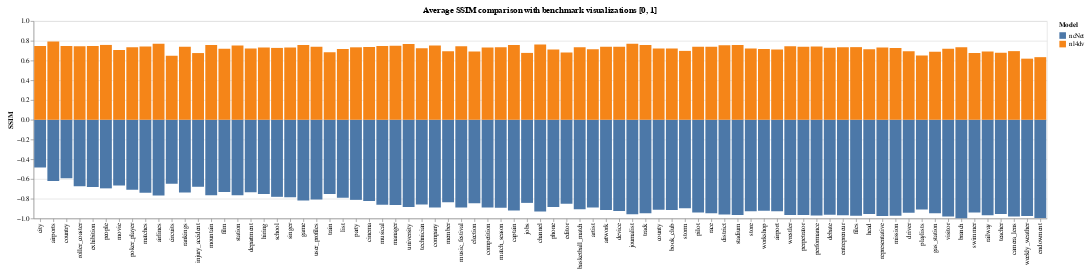

Notebook code for this chart:
### Code cell
bars = alt.Chart(ssim_aggregate_clean).mark_bar().encode(
    x=alt.X('dataset_name:N', axis=alt.Axis(title=''), sort='-y'),
    y=alt.Y('avg_ssim', scale=alt.Scale(domain=[-1, 1]), axis=alt.Axis(title='SSIM')),
    color=alt.Color('model_name:N', legend=alt.Legend(title='Model')),
).properties(title='Average SSIM comparison with benchmark visualizations [0, 1]', padding=10)
bars

### Figure 1 — Vega-Lite specification as saved in the notebook (floating-point values rounded to 4 significant figures; data arrays with more than 128 entries replaced by an {"elided": "..."} marker saying what was removed)
{"config": {"view": {"continuousWidth": 400, "continuousHeight": 300}}, "data": {"name": "data-94e575edfd614b0ebda132663463de45"}, "mark": "bar", "encoding": {"color": {"field": "model_name", "legend": {"title": "Model"}, "type": "nominal"}, "x": {"axis": {"title": ""}, "field": "dataset_name", "sort": "-y", "type": "nominal"}, "y": {"axis": {"title": "SSIM"}, "field": "avg_ssim", "scale": {"domain": [-1, 1]}, "type": "quantitative"}}, "padding": 10, "title": "Average SSIM comparison with benchmark visualizations [0, 1]", "$schema": "https://vega.github.io/schema/vega-lite/v4.17.0.json", "datasets": {"data-94e575edfd614b0ebda132663463de45": {"elided": "154 records"}}}
